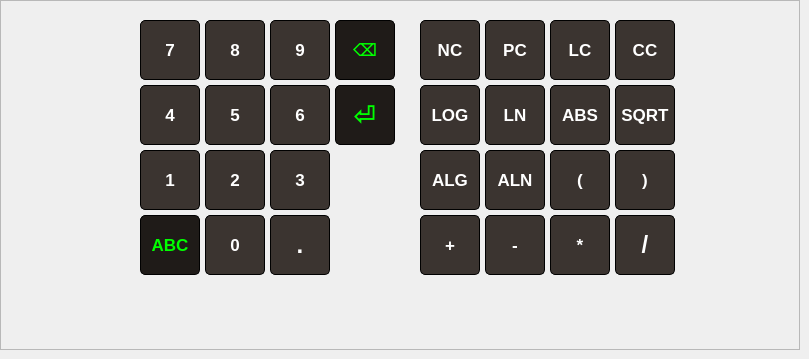
   <widget class="QWidget" name="page_10">
    <widget class="QFrame" name="frame_5">
     <property name="geometry">
      <rect>
       <x>0</x>
       <y>0</y>
       <width>800</width>
       <height>350</height>
      </rect>
     </property>
     <property name="font">
      <font>
       <weight>75</weight>
       <bold>true</bold>
      </font>
     </property>
     <property name="styleSheet">
      <string notr="true">background:rgb(5, 17, 29);

border: 0px solid rgb(0, 170, 255);
/*QFrame { background-color:black; }
background:qlineargradient(spread:pad, x1:0, y1:0, x2:1, y2:0, stop:0 rgba(0, 0, 0, 0), stop:1 rgba(0,0,0,0));</string>
     </property>
     <property name="frameShape">
      <enum>QFrame::StyledPanel</enum>
     </property>
     <property name="frameShadow">
      <enum>QFrame::Raised</enum>
     </property>
     <widget class="QPushButton" name="pushButton_115">
      <property name="geometry">
       <rect>
        <x>205</x>
        <y>20</y>
        <width>60</width>
        <height>60</height>
       </rect>
      </property>
      <property name="font">
       <font>
        <pointsize>13</pointsize>
       </font>
      </property>
      <property name="styleSheet">
       <string notr="true">QPushButton:pressed {
    background-color: qlineargradient(spread:pad, x1:0, y1:0, x2:0, y2:1,   stop:0 rgba(60, 186, 162, 255), stop:1 rgba(98, 211, 162, 255))
}
QPushButton {
     background-color:rgb(59,52,48); border: 1px solid black;
     border-radius: 5px;
color:rgb(255, 255, 255);
}

QPushButton:disabled {
    background-color: rgb(170, 170, 127)
}</string>
      </property>
      <property name="text">
       <string>8</string>
      </property>
     </widget>
     <widget class="QPushButton" name="pushButton_116">
      <property name="geometry">
       <rect>
        <x>270</x>
        <y>20</y>
        <width>60</width>
        <height>60</height>
       </rect>
      </property>
      <property name="font">
       <font>
        <pointsize>13</pointsize>
       </font>
      </property>
      <property name="styleSheet">
       <string notr="true">QPushButton:pressed {
    background-color: qlineargradient(spread:pad, x1:0, y1:0, x2:0, y2:1,   stop:0 rgba(60, 186, 162, 255), stop:1 rgba(98, 211, 162, 255))
}
QPushButton {
     background-color:rgb(59,52,48); border: 1px solid black;
     border-radius: 5px;
color:rgb(255, 255, 255);
}

QPushButton:disabled {
    background-color: rgb(170, 170, 127)
}</string>
      </property>
      <property name="text">
       <string>9</string>
      </property>
     </widget>
     <widget class="QPushButton" name="pushButton_117">
      <property name="geometry">
       <rect>
        <x>140</x>
        <y>20</y>
        <width>60</width>
        <height>60</height>
       </rect>
      </property>
      <property name="font">
       <font>
        <pointsize>13</pointsize>
       </font>
      </property>
      <property name="styleSheet">
       <string notr="true">QPushButton:pressed {
    background-color: qlineargradient(spread:pad, x1:0, y1:0, x2:0, y2:1,   stop:0 rgba(60, 186, 162, 255), stop:1 rgba(98, 211, 162, 255))
}
QPushButton {
     background-color:rgb(59,52,48); border: 1px solid black;
     border-radius: 5px;
color:rgb(255, 255, 255);
}

QPushButton:disabled {
    background-color: rgb(170, 170, 127)
}</string>
      </property>
      <property name="text">
       <string>7</string>
      </property>
     </widget>
     <widget class="QPushButton" name="pushButton_123">
      <property name="geometry">
       <rect>
        <x>270</x>
        <y>85</y>
        <width>60</width>
        <height>60</height>
       </rect>
      </property>
      <property name="font">
       <font>
        <pointsize>13</pointsize>
       </font>
      </property>
      <property name="styleSheet">
       <string notr="true">QPushButton:pressed {
    background-color: qlineargradient(spread:pad, x1:0, y1:0, x2:0, y2:1,   stop:0 rgba(60, 186, 162, 255), stop:1 rgba(98, 211, 162, 255))
}
QPushButton {
     background-color:rgb(59,52,48); border: 1px solid black;
     border-radius: 5px;
color:rgb(255, 255, 255);
}

QPushButton:disabled {
    background-color: rgb(170, 170, 127)
}</string>
      </property>
      <property name="text">
       <string>6</string>
      </property>
     </widget>
     <widget class="QPushButton" name="pushButton_125">
      <property name="geometry">
       <rect>
        <x>205</x>
        <y>85</y>
        <width>60</width>
        <height>60</height>
       </rect>
      </property>
      <property name="font">
       <font>
        <pointsize>13</pointsize>
       </font>
      </property>
      <property name="styleSheet">
       <string notr="true">QPushButton:pressed {
    background-color: qlineargradient(spread:pad, x1:0, y1:0, x2:0, y2:1,   stop:0 rgba(60, 186, 162, 255), stop:1 rgba(98, 211, 162, 255))
}
QPushButton {
     background-color:rgb(59,52,48); border: 1px solid black;
     border-radius: 5px;
color:rgb(255, 255, 255);
}

QPushButton:disabled {
    background-color: rgb(170, 170, 127)
}</string>
      </property>
      <property name="text">
       <string>5</string>
      </property>
     </widget>
     <widget class="QPushButton" name="pushButton_128">
      <property name="geometry">
       <rect>
        <x>140</x>
        <y>85</y>
        <width>60</width>
        <height>60</height>
       </rect>
      </property>
      <property name="font">
       <font>
        <pointsize>13</pointsize>
       </font>
      </property>
      <property name="styleSheet">
       <string notr="true">QPushButton:pressed {
    background-color: qlineargradient(spread:pad, x1:0, y1:0, x2:0, y2:1,   stop:0 rgba(60, 186, 162, 255), stop:1 rgba(98, 211, 162, 255))
}
QPushButton {
     background-color:rgb(59,52,48); border: 1px solid black;
     border-radius: 5px;
color:rgb(255, 255, 255);
}

QPushButton:disabled {
    background-color: rgb(170, 170, 127)
}</string>
      </property>
      <property name="text">
       <string>4</string>
      </property>
     </widget>
     <widget class="QPushButton" name="pushButton_134">
      <property name="geometry">
       <rect>
        <x>270</x>
        <y>150</y>
        <width>60</width>
        <height>60</height>
       </rect>
      </property>
      <property name="font">
       <font>
        <pointsize>13</pointsize>
       </font>
      </property>
      <property name="styleSheet">
       <string notr="true">QPushButton:pressed {
    background-color: qlineargradient(spread:pad, x1:0, y1:0, x2:0, y2:1,   stop:0 rgba(60, 186, 162, 255), stop:1 rgba(98, 211, 162, 255))
}
QPushButton {
     background-color:rgb(59,52,48); border: 1px solid black;
     border-radius: 5px;
color:rgb(255, 255, 255);
}

QPushButton:disabled {
    background-color: rgb(170, 170, 127)
}</string>
      </property>
      <property name="text">
       <string>3</string>
      </property>
     </widget>
     <widget class="QPushButton" name="pushButton_138">
      <property name="geometry">
       <rect>
        <x>140</x>
        <y>150</y>
        <width>60</width>
        <height>60</height>
       </rect>
      </property>
      <property name="font">
       <font>
        <pointsize>13</pointsize>
       </font>
      </property>
      <property name="styleSheet">
       <string notr="true">QPushButton:pressed {
    background-color: qlineargradient(spread:pad, x1:0, y1:0, x2:0, y2:1,   stop:0 rgba(60, 186, 162, 255), stop:1 rgba(98, 211, 162, 255))
}
QPushButton {
     background-color:rgb(59,52,48); border: 1px solid black;
     border-radius: 5px;
color:rgb(255, 255, 255);
}

QPushButton:disabled {
    background-color: rgb(170, 170, 127)
}</string>
      </property>
      <property name="text">
       <string>1</string>
      </property>
     </widget>
     <widget class="QPushButton" name="pushButton_140">
      <property name="geometry">
       <rect>
        <x>205</x>
        <y>150</y>
        <width>60</width>
        <height>60</height>
       </rect>
      </property>
      <property name="font">
       <font>
        <pointsize>13</pointsize>
       </font>
      </property>
      <property name="styleSheet">
       <string notr="true">QPushButton:pressed {
    background-color: qlineargradient(spread:pad, x1:0, y1:0, x2:0, y2:1,   stop:0 rgba(60, 186, 162, 255), stop:1 rgba(98, 211, 162, 255))
}
QPushButton {
     background-color:rgb(59,52,48); border: 1px solid black;
     border-radius: 5px;
color:rgb(255, 255, 255);
}

QPushButton:disabled {
    background-color: rgb(170, 170, 127)
}</string>
      </property>
      <property name="text">
       <string>2</string>
      </property>
     </widget>
     <widget class="QPushButton" name="pushButton_139">
      <property name="geometry">
       <rect>
        <x>140</x>
        <y>215</y>
        <width>60</width>
        <height>60</height>
       </rect>
      </property>
      <property name="font">
       <font>
        <pointsize>13</pointsize>
       </font>
      </property>
      <property name="styleSheet">
       <string notr="true">QPushButton:pressed {
    background-color: qlineargradient(spread:pad, x1:0, y1:0, x2:0, y2:1,   stop:0 rgba(60, 186, 162, 255), stop:1 rgba(98, 211, 162, 255))
}
QPushButton {
     background-color:rgb(31,27,24); border: 1px solid black;
     border-radius: 5px;
color:rgb(0, 255, 0)
}

QPushButton:disabled {
    background-color: rgb(170, 170, 127)
}</string>
      </property>
      <property name="text">
       <string>ABC</string>
      </property>
     </widget>
     <widget class="QPushButton" name="pushButton_136">
      <property name="geometry">
       <rect>
        <x>335</x>
        <y>85</y>
        <width>60</width>
        <height>60</height>
       </rect>
      </property>
      <property name="font">
       <font>
        <pointsize>20</pointsize>
       </font>
      </property>
      <property name="styleSheet">
       <string notr="true">QPushButton:pressed {
    background-color: qlineargradient(spread:pad, x1:0, y1:0, x2:0, y2:1,   stop:0 rgba(60, 186, 162, 255), stop:1 rgba(98, 211, 162, 255))
}
QPushButton {
     background-color:rgb(31,27,24); border: 1px solid black;
     border-radius: 5px;
color:rgb(0, 255, 0)
}

QPushButton:disabled {
    background-color: rgb(170, 170, 127)
}</string>
      </property>
      <property name="text">
       <string>⏎</string>
      </property>
     </widget>
     <widget class="QPushButton" name="pushButton_141">
      <property name="geometry">
       <rect>
        <x>205</x>
        <y>215</y>
        <width>60</width>
        <height>60</height>
       </rect>
      </property>
      <property name="font">
       <font>
        <pointsize>13</pointsize>
       </font>
      </property>
      <property name="styleSheet">
       <string notr="true">QPushButton:pressed {
    background-color: qlineargradient(spread:pad, x1:0, y1:0, x2:0, y2:1,   stop:0 rgba(60, 186, 162, 255), stop:1 rgba(98, 211, 162, 255))
}
QPushButton {
     background-color:rgb(59,52,48); border: 1px solid black;
     border-radius: 5px;
color:rgb(255, 255, 255);
}

QPushButton:disabled {
    background-color: rgb(170, 170, 127)
}</string>
      </property>
      <property name="text">
       <string>0</string>
      </property>
     </widget>
     <widget class="QPushButton" name="pushButton_137">
      <property name="geometry">
       <rect>
        <x>270</x>
        <y>215</y>
        <width>60</width>
        <height>60</height>
       </rect>
      </property>
      <property name="font">
       <font>
        <pointsize>18</pointsize>
       </font>
      </property>
      <property name="styleSheet">
       <string notr="true">QPushButton:pressed {
    background-color: qlineargradient(spread:pad, x1:0, y1:0, x2:0, y2:1,   stop:0 rgba(60, 186, 162, 255), stop:1 rgba(98, 211, 162, 255))
}
QPushButton {
     background-color:rgb(59,52,48); border: 1px solid black;
     border-radius: 5px;
color:rgb(255, 255, 255);
}</string>
      </property>
      <property name="text">
       <string>.</string>
      </property>
     </widget>
     <widget class="QPushButton" name="pushButton_118">
      <property name="geometry">
       <rect>
        <x>335</x>
        <y>20</y>
        <width>60</width>
        <height>60</height>
       </rect>
      </property>
      <property name="font">
       <font>
        <pointsize>13</pointsize>
       </font>
      </property>
      <property name="styleSheet">
       <string notr="true">QPushButton:pressed {
    background-color: qlineargradient(spread:pad, x1:0, y1:0, x2:0, y2:1,   stop:0 rgba(60, 186, 162, 255), stop:1 rgba(98, 211, 162, 255))
}
QPushButton {
     background-color:rgb(31,27,24); border: 1px solid black;
     border-radius: 5px;
color:rgb(0, 255, 0)
}

QPushButton:disabled {
    background-color: rgb(170, 170, 127)
}</string>
      </property>
      <property name="text">
       <string>⌫</string>
      </property>
     </widget>
     <widget class="QPushButton" name="pushButton_242">
      <property name="geometry">
       <rect>
        <x>420</x>
        <y>20</y>
        <width>60</width>
        <height>60</height>
       </rect>
      </property>
      <property name="font">
       <font>
        <pointsize>13</pointsize>
       </font>
      </property>
      <property name="styleSheet">
       <string notr="true">QPushButton:pressed {
    background-color: qlineargradient(spread:pad, x1:0, y1:0, x2:0, y2:1,   stop:0 rgba(60, 186, 162, 255), stop:1 rgba(98, 211, 162, 255))
}
QPushButton {
     background-color:rgb(59,52,48); border: 1px solid black;
     border-radius: 5px;
color:rgb(255, 255, 255);
}

QPushButton:disabled {
    background-color: rgb(170, 170, 127)
}</string>
      </property>
      <property name="text">
       <string>NC</string>
      </property>
     </widget>
     <widget class="QPushButton" name="pushButton_243">
      <property name="geometry">
       <rect>
        <x>550</x>
        <y>20</y>
        <width>60</width>
        <height>60</height>
       </rect>
      </property>
      <property name="font">
       <font>
        <pointsize>13</pointsize>
       </font>
      </property>
      <property name="styleSheet">
       <string notr="true">QPushButton:pressed {
    background-color: qlineargradient(spread:pad, x1:0, y1:0, x2:0, y2:1,   stop:0 rgba(60, 186, 162, 255), stop:1 rgba(98, 211, 162, 255))
}
QPushButton {
     background-color:rgb(59,52,48); border: 1px solid black;
     border-radius: 5px;
color:rgb(255, 255, 255);
}

QPushButton:disabled {
    background-color: rgb(170, 170, 127)
}</string>
      </property>
      <property name="text">
       <string>LC</string>
      </property>
     </widget>
     <widget class="QPushButton" name="pushButton_244">
      <property name="geometry">
       <rect>
        <x>485</x>
        <y>20</y>
        <width>60</width>
        <height>60</height>
       </rect>
      </property>
      <property name="font">
       <font>
        <pointsize>13</pointsize>
       </font>
      </property>
      <property name="styleSheet">
       <string notr="true">QPushButton:pressed {
    background-color: qlineargradient(spread:pad, x1:0, y1:0, x2:0, y2:1,   stop:0 rgba(60, 186, 162, 255), stop:1 rgba(98, 211, 162, 255))
}
QPushButton {
     background-color:rgb(59,52,48); border: 1px solid black;
     border-radius: 5px;
color:rgb(255, 255, 255);
}

QPushButton:disabled {
    background-color: rgb(170, 170, 127)
}</string>
      </property>
      <property name="text">
       <string>PC</string>
      </property>
     </widget>
     <widget class="QPushButton" name="pushButton_245">
      <property name="geometry">
       <rect>
        <x>615</x>
        <y>20</y>
        <width>60</width>
        <height>60</height>
       </rect>
      </property>
      <property name="font">
       <font>
        <pointsize>13</pointsize>
       </font>
      </property>
      <property name="styleSheet">
       <string notr="true">QPushButton:pressed {
    background-color: qlineargradient(spread:pad, x1:0, y1:0, x2:0, y2:1,   stop:0 rgba(60, 186, 162, 255), stop:1 rgba(98, 211, 162, 255))
}
QPushButton {
     background-color:rgb(59,52,48); border: 1px solid black;
     border-radius: 5px;
color:rgb(255, 255, 255);
}

QPushButton:disabled {
    background-color: rgb(170, 170, 127)
}</string>
      </property>
      <property name="text">
       <string>CC</string>
      </property>
     </widget>
     <widget class="QPushButton" name="pushButton_246">
      <property name="geometry">
       <rect>
        <x>485</x>
        <y>85</y>
        <width>60</width>
        <height>60</height>
       </rect>
      </property>
      <property name="font">
       <font>
        <pointsize>13</pointsize>
       </font>
      </property>
      <property name="styleSheet">
       <string notr="true">QPushButton:pressed {
    background-color: qlineargradient(spread:pad, x1:0, y1:0, x2:0, y2:1,   stop:0 rgba(60, 186, 162, 255), stop:1 rgba(98, 211, 162, 255))
}
QPushButton {
     background-color:rgb(59,52,48); border: 1px solid black;
     border-radius: 5px;
color:rgb(255, 255, 255);
}

QPushButton:disabled {
    background-color: rgb(170, 170, 127)
}</string>
      </property>
      <property name="text">
       <string>LN</string>
      </property>
     </widget>
     <widget class="QPushButton" name="pushButton_247">
      <property name="geometry">
       <rect>
        <x>420</x>
        <y>85</y>
        <width>60</width>
        <height>60</height>
       </rect>
      </property>
      <property name="font">
       <font>
        <pointsize>13</pointsize>
       </font>
      </property>
      <property name="styleSheet">
       <string notr="true">QPushButton:pressed {
    background-color: qlineargradient(spread:pad, x1:0, y1:0, x2:0, y2:1,   stop:0 rgba(60, 186, 162, 255), stop:1 rgba(98, 211, 162, 255))
}
QPushButton {
     background-color:rgb(59,52,48); border: 1px solid black;
     border-radius: 5px;
color:rgb(255, 255, 255);
}

QPushButton:disabled {
    background-color: rgb(170, 170, 127)
}</string>
      </property>
      <property name="text">
       <string>LOG</string>
      </property>
     </widget>
     <widget class="QPushButton" name="pushButton_248">
      <property name="geometry">
       <rect>
        <x>615</x>
        <y>85</y>
        <width>60</width>
        <height>60</height>
       </rect>
      </property>
      <property name="font">
       <font>
        <pointsize>13</pointsize>
       </font>
      </property>
      <property name="styleSheet">
       <string notr="true">QPushButton:pressed {
    background-color: qlineargradient(spread:pad, x1:0, y1:0, x2:0, y2:1,   stop:0 rgba(60, 186, 162, 255), stop:1 rgba(98, 211, 162, 255))
}
QPushButton {
     background-color:rgb(59,52,48); border: 1px solid black;
     border-radius: 5px;
color:rgb(255, 255, 255);
}

QPushButton:disabled {
    background-color: rgb(170, 170, 127)
}</string>
      </property>
      <property name="text">
       <string>SQRT</string>
      </property>
     </widget>
     <widget class="QPushButton" name="pushButton_249">
      <property name="geometry">
       <rect>
        <x>550</x>
        <y>85</y>
        <width>60</width>
        <height>60</height>
       </rect>
      </property>
      <property name="font">
       <font>
        <pointsize>13</pointsize>
       </font>
      </property>
      <property name="styleSheet">
       <string notr="true">QPushButton:pressed {
    background-color: qlineargradient(spread:pad, x1:0, y1:0, x2:0, y2:1,   stop:0 rgba(60, 186, 162, 255), stop:1 rgba(98, 211, 162, 255))
}
QPushButton {
     background-color:rgb(59,52,48); border: 1px solid black;
     border-radius: 5px;
color:rgb(255, 255, 255);
}

QPushButton:disabled {
    background-color: rgb(170, 170, 127)
}</string>
      </property>
      <property name="text">
       <string>ABS</string>
      </property>
     </widget>
     <widget class="QPushButton" name="pushButton_250">
      <property name="geometry">
       <rect>
        <x>485</x>
        <y>150</y>
        <width>60</width>
        <height>60</height>
       </rect>
      </property>
      <property name="font">
       <font>
        <pointsize>13</pointsize>
       </font>
      </property>
      <property name="styleSheet">
       <string notr="true">QPushButton:pressed {
    background-color: qlineargradient(spread:pad, x1:0, y1:0, x2:0, y2:1,   stop:0 rgba(60, 186, 162, 255), stop:1 rgba(98, 211, 162, 255))
}
QPushButton {
     background-color:rgb(59,52,48); border: 1px solid black;
     border-radius: 5px;
color:rgb(255, 255, 255);
}

QPushButton:disabled {
    background-color: rgb(170, 170, 127)
}</string>
      </property>
      <property name="text">
       <string>ALN</string>
      </property>
     </widget>
     <widget class="QPushButton" name="pushButton_251">
      <property name="geometry">
       <rect>
        <x>420</x>
        <y>150</y>
        <width>60</width>
        <height>60</height>
       </rect>
      </property>
      <property name="font">
       <font>
        <pointsize>13</pointsize>
       </font>
      </property>
      <property name="styleSheet">
       <string notr="true">QPushButton:pressed {
    background-color: qlineargradient(spread:pad, x1:0, y1:0, x2:0, y2:1,   stop:0 rgba(60, 186, 162, 255), stop:1 rgba(98, 211, 162, 255))
}
QPushButton {
     background-color:rgb(59,52,48); border: 1px solid black;
     border-radius: 5px;
color:rgb(255, 255, 255);
}

QPushButton:disabled {
    background-color: rgb(170, 170, 127)
}</string>
      </property>
      <property name="text">
       <string>ALG</string>
      </property>
     </widget>
     <widget class="QPushButton" name="pushButton_252">
      <property name="geometry">
       <rect>
        <x>615</x>
        <y>150</y>
        <width>60</width>
        <height>60</height>
       </rect>
      </property>
      <property name="font">
       <font>
        <pointsize>13</pointsize>
       </font>
      </property>
      <property name="styleSheet">
       <string notr="true">QPushButton:pressed {
    background-color: qlineargradient(spread:pad, x1:0, y1:0, x2:0, y2:1,   stop:0 rgba(60, 186, 162, 255), stop:1 rgba(98, 211, 162, 255))
}
QPushButton {
     background-color:rgb(59,52,48); border: 1px solid black;
     border-radius: 5px;
color:rgb(255, 255, 255);
}

QPushButton:disabled {
    background-color: rgb(170, 170, 127)
}</string>
      </property>
      <property name="text">
       <string>)</string>
      </property>
     </widget>
     <widget class="QPushButton" name="pushButton_253">
      <property name="geometry">
       <rect>
        <x>550</x>
        <y>150</y>
        <width>60</width>
        <height>60</height>
       </rect>
      </property>
      <property name="font">
       <font>
        <pointsize>13</pointsize>
       </font>
      </property>
      <property name="styleSheet">
       <string notr="true">QPushButton:pressed {
    background-color: qlineargradient(spread:pad, x1:0, y1:0, x2:0, y2:1,   stop:0 rgba(60, 186, 162, 255), stop:1 rgba(98, 211, 162, 255))
}
QPushButton {
     background-color:rgb(59,52,48); border: 1px solid black;
     border-radius: 5px;
color:rgb(255, 255, 255);
}

QPushButton:disabled {
    background-color: rgb(170, 170, 127)
}</string>
      </property>
      <property name="text">
       <string>(</string>
      </property>
     </widget>
     <widget class="QPushButton" name="pushButton_254">
      <property name="geometry">
       <rect>
        <x>485</x>
        <y>215</y>
        <width>60</width>
        <height>60</height>
       </rect>
      </property>
      <property name="font">
       <font>
        <pointsize>13</pointsize>
       </font>
      </property>
      <property name="styleSheet">
       <string notr="true">QPushButton:pressed {
    background-color: qlineargradient(spread:pad, x1:0, y1:0, x2:0, y2:1,   stop:0 rgba(60, 186, 162, 255), stop:1 rgba(98, 211, 162, 255))
}
QPushButton {
     background-color:rgb(59,52,48); border: 1px solid black;
     border-radius: 5px;
color:rgb(255, 255, 255);
}

QPushButton:disabled {
    background-color: rgb(170, 170, 127)
}</string>
      </property>
      <property name="text">
       <string>-</string>
      </property>
     </widget>
     <widget class="QPushButton" name="pushButton_255">
      <property name="geometry">
       <rect>
        <x>420</x>
        <y>215</y>
        <width>60</width>
        <height>60</height>
       </rect>
      </property>
      <property name="font">
       <font>
        <pointsize>13</pointsize>
       </font>
      </property>
      <property name="styleSheet">
       <string notr="true">QPushButton:pressed {
    background-color: qlineargradient(spread:pad, x1:0, y1:0, x2:0, y2:1,   stop:0 rgba(60, 186, 162, 255), stop:1 rgba(98, 211, 162, 255))
}
QPushButton {
     background-color:rgb(59,52,48); border: 1px solid black;
     border-radius: 5px;
color:rgb(255, 255, 255);
}

QPushButton:disabled {
    background-color: rgb(170, 170, 127)
}</string>
      </property>
      <property name="text">
       <string>+</string>
      </property>
     </widget>
     <widget class="QPushButton" name="pushButton_257">
      <property name="geometry">
       <rect>
        <x>550</x>
        <y>215</y>
        <width>60</width>
        <height>60</height>
       </rect>
      </property>
      <property name="font">
       <font>
        <pointsize>13</pointsize>
       </font>
      </property>
      <property name="styleSheet">
       <string notr="true">QPushButton:pressed {
    background-color: qlineargradient(spread:pad, x1:0, y1:0, x2:0, y2:1,   stop:0 rgba(60, 186, 162, 255), stop:1 rgba(98, 211, 162, 255))
}
QPushButton {
     background-color:rgb(59,52,48); border: 1px solid black;
     border-radius: 5px;
color:rgb(255, 255, 255);
}

QPushButton:disabled {
    background-color: rgb(170, 170, 127)
}</string>
      </property>
      <property name="text">
       <string>*</string>
      </property>
     </widget>
     <widget class="QPushButton" name="pushButton_256">
      <property name="geometry">
       <rect>
        <x>615</x>
        <y>215</y>
        <width>60</width>
        <height>60</height>
       </rect>
      </property>
      <property name="font">
       <font>
        <pointsize>18</pointsize>
       </font>
      </property>
      <property name="styleSheet">
       <string notr="true">QPushButton:pressed {
    background-color: qlineargradient(spread:pad, x1:0, y1:0, x2:0, y2:1,   stop:0 rgba(60, 186, 162, 255), stop:1 rgba(98, 211, 162, 255))
}
QPushButton {
     background-color:rgb(59,52,48); border: 1px solid black;
     border-radius: 5px;
color:rgb(255, 255, 255);
}</string>
      </property>
      <property name="text">
       <string>/</string>
      </property>
     </widget>
    </widget>
   </widget>
